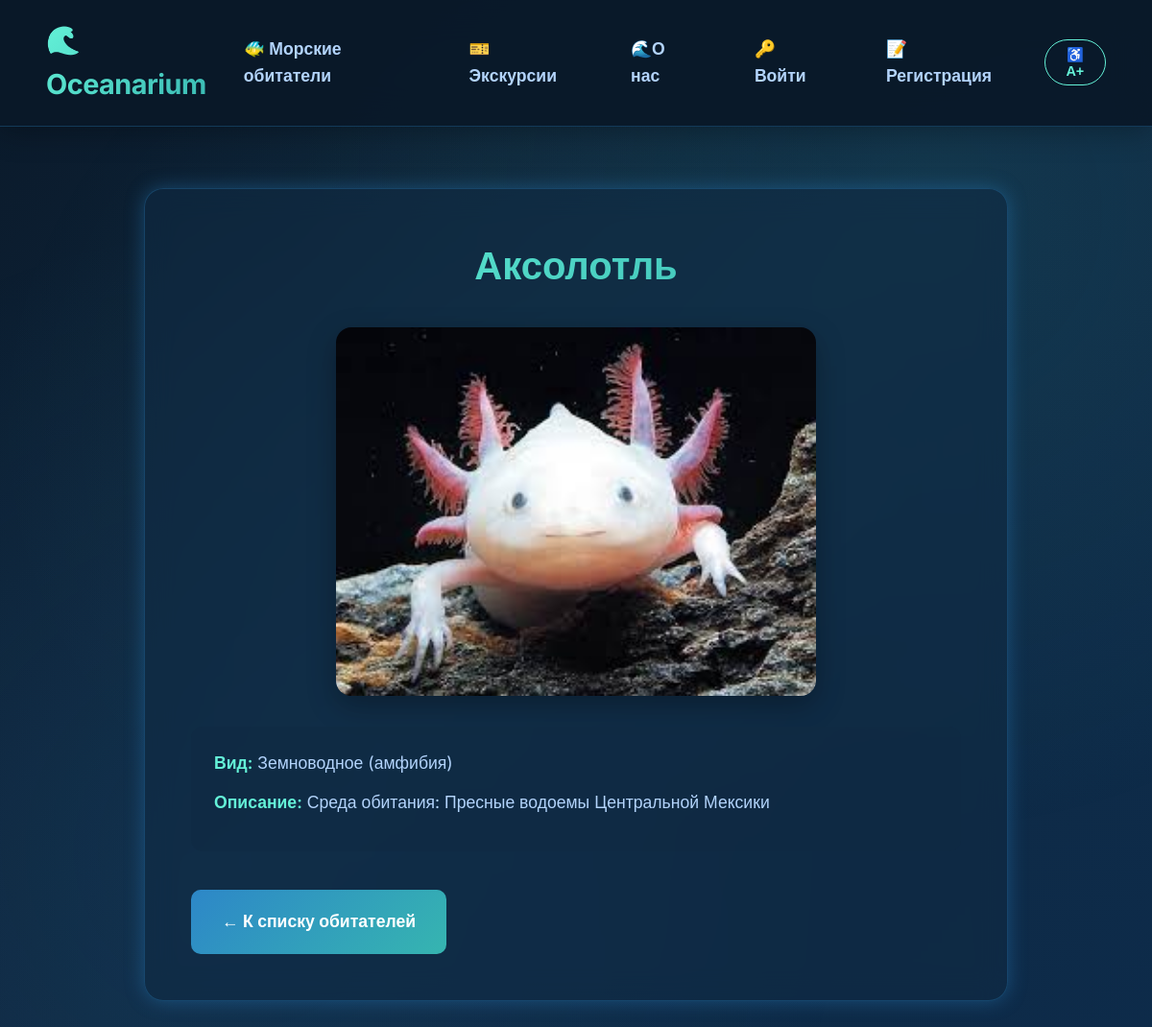
/1/, run on the app's committed database.
### animals/models.py (models this page shows, shortened)
class Animal(models.Model):
    name = models.CharField(max_length=100)
    species = models.CharField(max_length=100)
    description = models.TextField()
    image = models.ImageField(upload_to='animals/')
    habitat = models.CharField(max_length=100, blank=True)
    is_animal_of_the_day = models.BooleanField(default=False)

### animals/views.py (the view)
# urls.py: path('<int:pk>/', views.animal_detail, name='detail'),
def animal_detail(request, pk):
    animal = get_object_or_404(Animal, pk=pk)
    return render(request, 'animals/animal_detail.html', {'animal': animal})

### animals/templates/animals/animal_detail.html
{% extends "base.html" %}
{% block content %}
<div class="animal-detail-container">
    <h1>{{ animal.name }}</h1>
    <img src="{{ animal.image.url }}" alt="{{ animal.name }}" class="animal-detail-image">
    <div class="animal-info">
        <p><strong>Вид:</strong> {{ animal.species }}</p>
        <p><strong>Описание:</strong> {{ animal.description }}</p>
    </div>
    <a href="{% url 'animals:list' %}" class="btn-primary" style="display: inline-block; width: auto; text-decoration: none; text-align: center;">
        ← К списку обитателей
    </a>
</div>
{% endblock %}

### static/style.css (style rules this page uses)
* { margin: 0; padding: 0; box-sizing: border-box; }
:root { --primary-dark: #0a1929; --secondary-dark: #102a43; --accent-blue: #2d87c8; --accent-teal: #36b5b0; --accent-light: #64f2d8; --text-primary: #e8f4f8; --text-secondary: #b3d4fc; --glass-bg: rgba(16, 42, 67, 0.6); --glass-border: rgba(45, 135, 200, 0.3); --shadow-glow: 0 0 20px rgba(45, 135, 200, 0.4); }
body { font-family: 'Inter', 'Poppins', sans-serif; background: linear-gradient(135deg, #0a1929 0%, #102a43 50%, #0d2b4a 100%); color: var(--text-primary); min-height: 100vh; line-height: 1.6; overflow-x: hidden; position: relative; }
body::before { content: ''; position: fixed; top: 0; left: 0; width: 100%; height: 100%; background-image: radial-gradient(circle at 20% 80%, rgba(45, 135, 200, 0.1) 0%, transparent 50%), radial-gradient(circle at 80% 20%, rgba(54, 181, 176, 0.1) 0%, transparent 50%), radial-gradient(circle at 40% 40%, rgba(100, 242, 216, 0.05) 0%, transparent 50%); z-index: -2; }
.animal-detail-container { background: var(--glass-bg); backdrop-filter: blur(15px); border: 1px solid var(--glass-border); border-radius: 20px; padding: 3rem; margin: 2rem auto; max-width: 900px; box-shadow: var(--shadow-glow); }
.animal-detail-container h1 { font-size: 2.5rem; background: linear-gradient(135deg, var(--accent-light), var(--accent-teal)); -webkit-background-clip: text; -webkit-text-fill-color: transparent; background-clip: text; text-align: center; margin-bottom: 2rem; }
.animal-detail-image { width: 100%; max-width: 500px; height: auto; border-radius: 16px; margin: 0 auto 2rem; display: block; box-shadow: 0 10px 30px rgba(0, 0, 0, 0.3); }
.animal-info { background: rgba(16, 42, 67, 0.5); border-radius: 12px; padding: 1.5rem; margin-bottom: 1.5rem; }
.animal-info p { font-size: 1.1rem; margin-bottom: 0.8rem; color: var(--text-secondary); }
.animal-info strong { color: var(--accent-light); font-weight: 600; }
.btn-primary { background: linear-gradient(135deg, var(--accent-blue), var(--accent-teal)); color: white; border: none; padding: 1.2rem 2rem; border-radius: 10px; font-size: 1.1rem; font-weight: 600; cursor: pointer; transition: all 0.3s ease; width: 100%; margin-top: 1rem; }

### data on the page
Animal: name "Аксолотль", image (picture), species "Земноводное (амфибия)", description "Среда обитания: Пресные водоемы Центральной Мексики"
